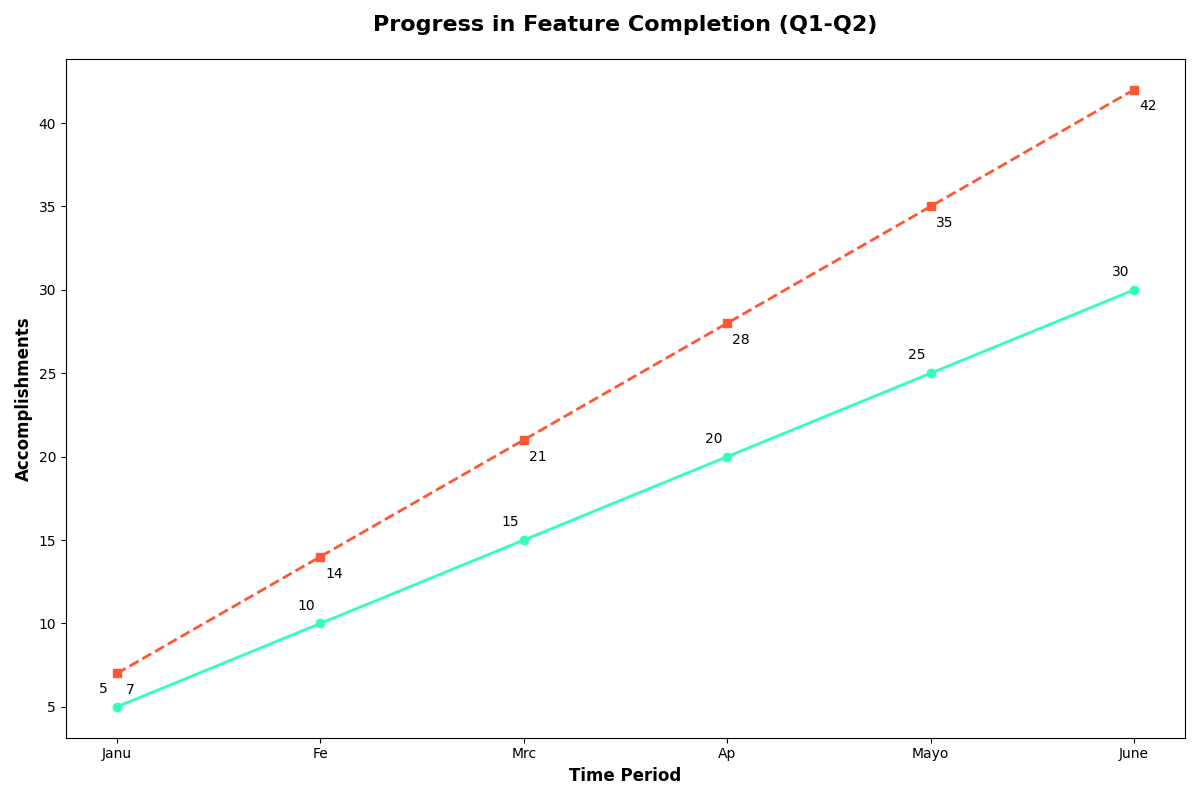

The Python source for this figure:
import matplotlib.pyplot as plt
import numpy as np

months = np.array([1, 2, 3, 4, 5, 6])
team_alpha = np.array([5, 10, 15, 20, 25, 30])
team_beta = np.array([7, 14, 21, 28, 35, 42])

fig, ax = plt.subplots(figsize=(12, 8))

ax.plot(months, team_alpha, marker='o', linestyle='-', color='#33FFBD', linewidth=2)
ax.plot(months, team_beta, marker='s', linestyle='--', color='#FF5733', linewidth=2)

for (month, alpha_feat, beta_feat) in zip(months, team_alpha, team_beta):
    ax.annotate(f'{alpha_feat}', (month, alpha_feat), textcoords="offset points", xytext=(-10,10), ha='center')
    ax.annotate(f'{beta_feat}', (month, beta_feat), textcoords="offset points", xytext=(10,-15), ha='center')

ax.set_xlabel('Time Period', fontsize=12, fontweight='bold')
ax.set_ylabel('Accomplishments', fontsize=12, fontweight='bold')
ax.set_title('Progress in Feature Completion (Q1-Q2)', fontsize=16, fontweight='bold', pad=20)
ax.set_xticks(months)
ax.set_xticklabels(['Janu', 'Fe', 'Mrc', 'Ap', 'Mayo', 'June'])

plt.tight_layout()
plt.show()
